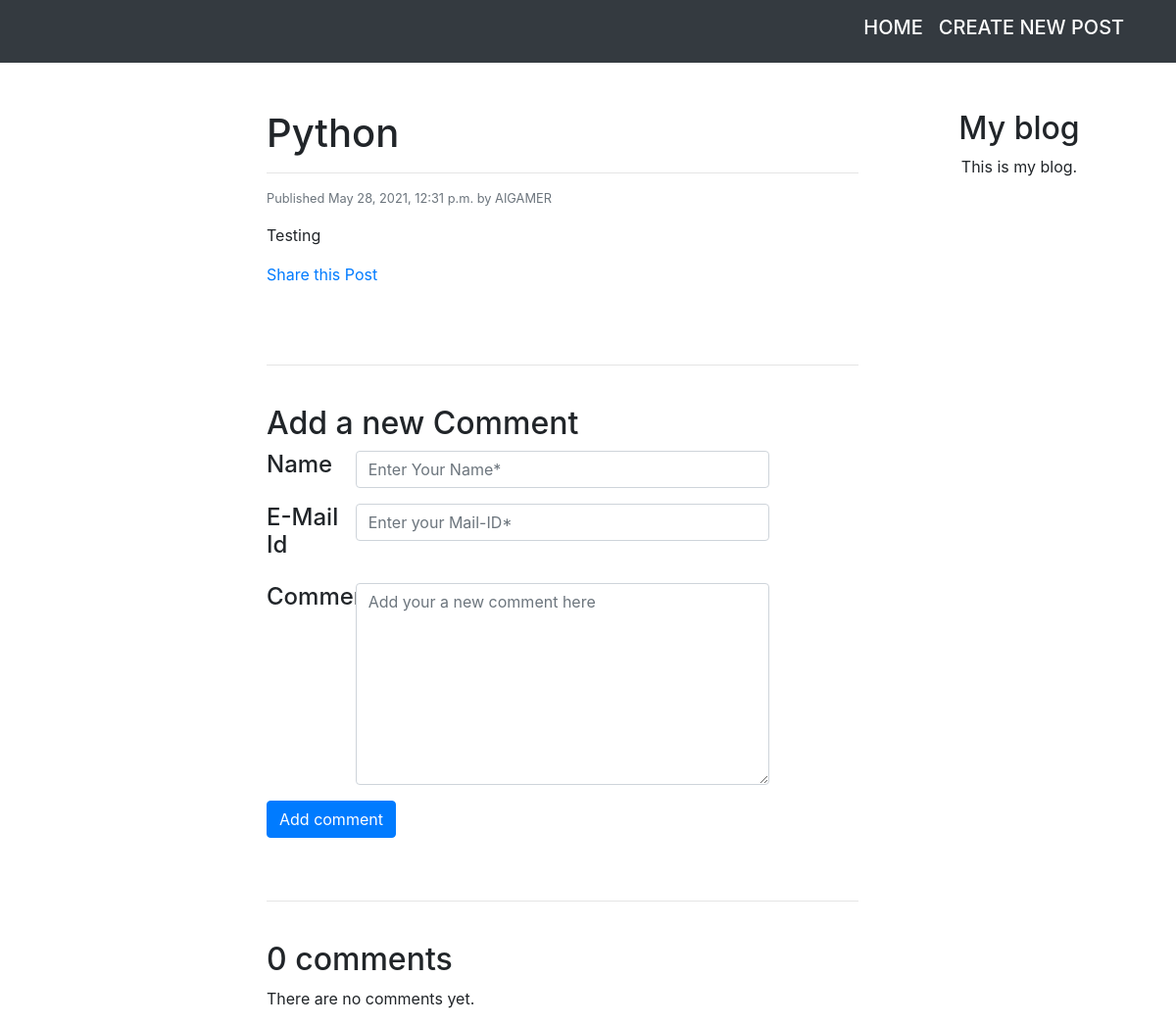
/blog/2021/5/28/python/, run on the app's committed database.
### blog/models.py (models this page shows, shortened)
class Post(models.Model):
    STATUS_CHOICES = (
        ('draft', 'Draft'),
        ('published', 'Published'),
    )
    title = models.CharField(max_length = 250)
    slug = models.SlugField(max_length = 250, unique_for_date = 'publish')
    author = models.ForeignKey(settings.AUTH_USER_MODEL, on_delete = models.CASCADE, related_name = 'blog_posts')
    body = models.TextField()
    publish = models.DateTimeField(default = timezone.now)
    created = models.DateTimeField(auto_now_add = True)
    updated = models.DateTimeField(auto_now = True)
    status = models.CharField(max_length = 10, choices = STATUS_CHOICES, default = 'draft')
    class Meta:
        ordering = ('-publish',)

### mail/models.py (models this page shows)
class User(AbstractUser):
    def serialize(self):
        return {
            "id": self.id,
            "username": self.username,
            "email": self.email,
    }

### blog/views.py (the view, shortened to what this page needs)
# urls.py: path('<int:year>/<int:month>/<int:day>/<slug:post>/', views.post_detail, name='post_detail'),
def post_detail(request, year, month, day, post):
    post = get_object_or_404(Post,
        slug=post,
        status='published',
        publish__year=year,
        publish__month=month,
        publish__day=day
    )
    comments = post.comments.filter(active = True)
    new_comment = None
    request.method = 'GET'
    return render(request,'blog/post/detail.html',{
        'post': post,
        'comments': comments,
        'new_comment': new_comment,
    })

### cart/context_processors.py (called while the page is built)
def cart(request):
    return {'cart': Cart(request)}

### blog/templates/blog/post/detail.html (shortened to what this page needs)
{% extends "blog/base.html" %}
{% block content %}
  <h1>{{ post.title }}</h1><hr>
  <p class="date text-muted small">
    Published {{ post.publish }} by {{ post.author }}
  </p>
  {{ post.body|linebreaks }}
  <p>
    <a href="{% url 'blog:post_share' post.id %}">
      Share this Post
    </a>
  </p>
  <br><br><hr><br>
  {% if new_comment %}
    <h2>Your Comments has been added.</h2>
  {% else %}
    <h2>Add a new Comment</h2>
    <form class="form" action="." method="post">
      <div class="form-group row">
        <label for="Name" class="col-sm-2 h4">Name</label>
        <input class="form-control col-sm-8" id="title" type="text" class="form-control" name="Name" placeholder="Enter Your Name*" required>
      </div>
      <div class="form-group row">
        <label for="EID" class="col-sm-2 h4">E-Mail Id</label>
        <input class="form-control col-sm-8" id="EID" type="email" name="email" placeholder="Enter your Mail-ID*" required>
      </div>
      <div class="form-group row">
        <label for="content" class="col-sm-2 h4">Comments</label>
        <textarea class="form-control col-sm-8" id="content" name="body" rows="8" placeholder="Add your a new comment here" required></textarea>
      </div>
      <input class="btn btn-primary" type="submit" value="Add comment">
    </form>
  {% endif %}
  <br><br><hr><br>
  {% with comments.count as total_comments %}
    <h2>
      {{ total_comments }} comment{{ total_comments|pluralize }}
    </h2>
  {% endwith %}
  {% for comment in comments %}
    <div class="comment">
      <h3>Comment by <b>{{ comment.name }} <small class="small text-muted">({{ comment.email }})</small></b></h3>
      <br>
      <p class="info text-muted small">
        {{ comment.created }}
      </p>
      {{ comment.body|linebreaks }}
      <br><hr><br>
    </div>
  {% empty %}
    <p>There are no comments yet.</p>
  {% endfor %}
{% endblock %}

### data on the page
Post: title "Python", publish "May 28, 2021, 12:31 p.m.", author "AIGAMER", body "Testing"

### other printed values
{{ total_comments }} "0"
